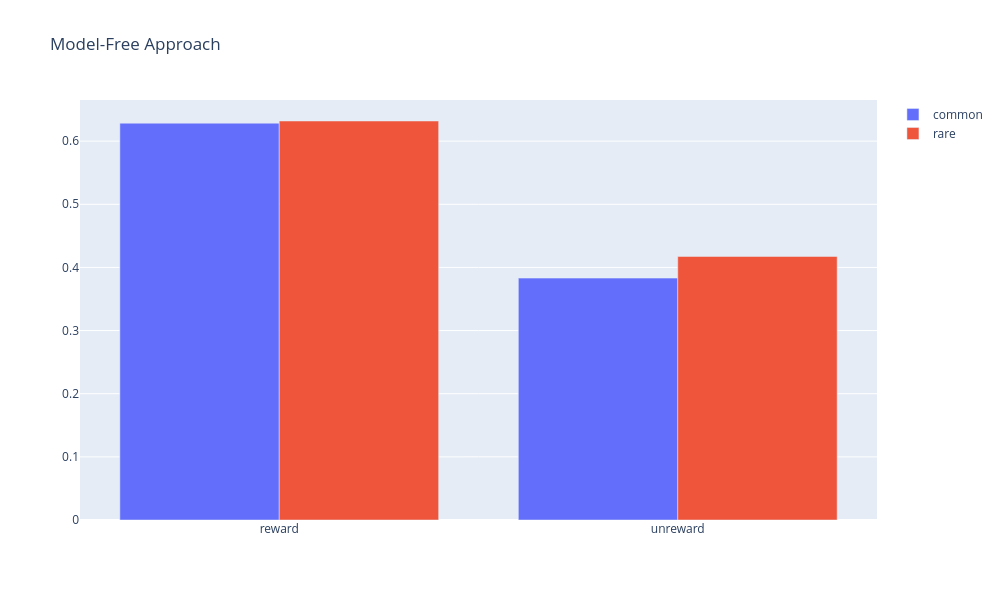

Source (notebook cell):
### Code cell
fig = go.Figure()
fig.add_trace(go.Bar(x=["reward", "unreward"], y=[p_common_reward, p_common_unreward], name="common"))
fig.add_trace(go.Bar(x=["reward", "unreward"], y=[p_rare_reward, p_rare_unreward], name="rare"))
fig.update_layout(barmode="group", title="Model-Free Approach", width=1000, height=600)
fig.show()

### Figure 1 — Plotly figure (JSON) as saved in the notebook; plotly's stock layout.template omitted (floating-point values rounded to 4 significant figures)
{"data": [{"name": "common", "x": ["reward", "unreward"], "y": [0.6285, 0.3831], "type": "bar"}, {"name": "rare", "x": ["reward", "unreward"], "y": [0.6319, 0.4174], "type": "bar"}], "layout": {"barmode": "group", "title": {"text": "Model-Free Approach"}, "width": 1000, "height": 600}}
